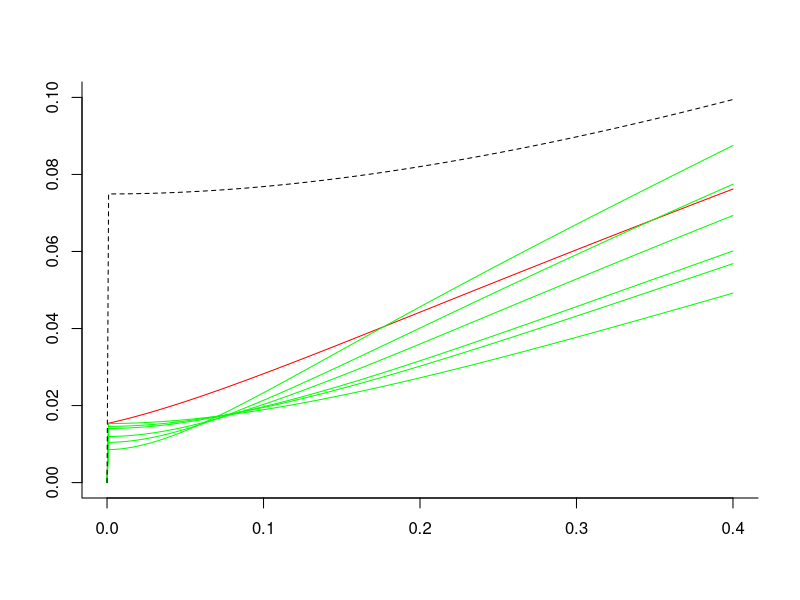

Source code (R):
#This is free, open-source software under the (lenient) GNU GPLv3. It comes with no warranty. 
#It was written by Dae Woong Ham between Sept. 2016 and May 2017. Some quality control by Rainer Sachs May-August 2017.
#It concerns synergy analysis of WGE simple chromosome aberrations (CA) induced in 82-6 fibroblast cells by simulated GCR (Galactic Cosmic Radiation) mixed fields. It is an R version of parts of GCRfibroCA2GH.Rmd
#The script uses various mixture component IDERs (Individual Dose Effect Relations), including some in the following paper. 
#"16Cacao" = Cacao, Hada, Saganti, George and Cucinotta. "Relative Biological Effectiveness of HZE Particles for Chromosomal Exchanges and Other Surrogate Cancer Risk Endpoints." PLoS One 11(4): e0153998. (2016)],
#The libraries needed for this script
library(deSolve) # package for solving differential equations
library(minpack.lm) # package for non-linear regression
rm(list=ls())

#Create dataframes that store the fibroblast WGE simple CA data used in 16Cacao 

Oxygen = data.frame(d = c(0, .0125, .02, .025, .05, .075, .1, .2, .4),CA = c(.24, 1.66, 2.43, 2.37, 1.16, 2.85, 2.58, 6.94, 6.91))# Some GCR components are high-speed Oxygen nuclei that are almost fully ionized. d=dose; CA are per hundred cells.

Si = data.frame(d = c(0, .02, .04, .06, .08, .1, .12, .2, .4, .8, 1.2), CA = c(.11, 1.26, 1.14, 1.58, 1.22, 1.89, 3.47, 4.6, 9.79, 27.01, 38.84))

Fe600 = data.frame(d = c(0, .01, .02, .04, .06, .08, .1, .12, .2, .4, .8), CA = c(.13, .76, .99, 1.2, 1.74, 1.28, 1.2, 1.7, 3.02, 5.52, 12.42)) #600 refers to the energy in MeV per atomic mass unit in this Iron beam

Fe450 = data.frame(d = c(0, .02, .04, .06, .08, .1, .2, .4), CA = c(0, .86, .6, .8, 1.22, 2.02, 2.3, 4.77))

Fe300 = data.frame(d = c(0, .005, .01,  0.02, .04, .07, .1, .2, .4, .8), CA = c(0.41, 1.23, 1.47, 1.22, .97, 1.46, 1.21, 4.38, 6.22, 13.6))

Ti = data.frame(d = c(0,  0.02, .04, .06, .08, .1, .15, .3, .6), CA = c(0, 1.99, 1.88, 1.44, 2.67, 2.57, 2.50, 5.64, 11.19))

param = data.frame(ion = c("O", "Si", "Ti", "Fe600", "Fe450", "Fe300"),
                   Z = c(8, 14, 22, 26, 26, 26), L = c(75, 100, 125, 175, 195, 240), #Z=atomic charge; L=LET
                   Z.b = c(595, 690, 770, 1075, 1245, 1585))#Z^2/beta*^2

#putting it in one big data frame
big_df = rbind(Oxygen, Si, Ti, Fe600, Fe450, Fe300)
big_df$Z = rep(param$Z, times = c(9, 11, 9, 11, 8, 10))
big_df$Z.b = rep(param$Z.b, times = c(9, 11, 9, 11, 8, 10))
big_df$L = rep(param$L, times = c(9, 11, 9, 11, 8, 10))
big_df$error = c(0.24, 0.63, 0.77, 0.75, 0.52, 0.82, 0.78, 1.31, 1.59, 0.12, 0.05, 0.07, 0.56, 0.18, 0.60, 1.23, 1.60, 1.55, 4.27, 7.21, 0, 0.70, 0.66, 0.59, 0.80, 0.78, 0.48, 1.15, 2.39, 0.16, 0.38, 0.24, 0.21, 0.02, 0.37, 0.54, 0.17, 0.55, 1.75, 2.59, 0, 0.43, 0.34, 0.40, 0.50, 0.64, 0.73, 1.09, 0.29, 0.55, 0.60, 0.55, 0.49, 0.60, 0.54, 1.03, 1.22, 3.62) #error bars for the CA measurements
big_df$ion = rep(param$ion, times = c(9, 11, 9, 11, 8, 10))

#Next modify the data frame to get rid of the zero dose points. Background CA frequency was determined seperately.
modified_df = big_df[big_df$d != 0, ]
modified_df$CA = modified_df$CA*0.01 
modified_df$error = modified_df$error*0.01
big_df$CA = big_df$CA * 0.01
big_df$error = big_df$error * 0.01
big_df$errorbar_lower = big_df$CA - big_df$error
big_df$errorbar_upper = big_df$CA + big_df$error

#NTE1 and NTE2 models in 16Cacao using their parameters. NTE is used in 16Cacao to signify that non-targeted effects are included in the model; Conventional targetted effects (TE) are included in all models.
#NTE1 function
NTE1_function = function(d, L, Z.b, eta0 = 0.00011, eta1 = 0.007, sig0 = 6.12, kap = 796) {
0.0017 + eta0*L*exp(-eta1*L)*(d != 0) + 
    (6.242*(d/L))*(sig0*(1-exp(-Z.b/kap))^2 + 0.041/6.24*L*(1 - (1-exp(-Z.b/kap))^2))
} 

#NTE2 function
NTE2_function = function(d, L, Z.b, eta0 = 0.00047, eta1 = 0.011, sig0 = 6.75, kap = 590) {
0.0017 + eta0*L*exp(-eta1*L)*exp(-(1012*(d/L)))*(d != 0) + 
    (6.242*(d/L))*(1-exp(-(1012*(d/L))))*
    (sig0*(1-exp(-Z.b/kap))^2 + 0.041/6.24*L*(1 - (1-exp(-Z.b/kap))^2))
}

#Our IDERs (Individual Dose Effect Relations). Applicable to the 1-ion components of a mixed simulated GCR beam 
#Modifying NTE1 and NTE2 by insisting they be twice continuously differentiable and monotonic increasing. Double check NTE1, NTE2, Our model
IDER = function(d, L, Z.b, eta0, eta1, sig0, kap) {
  P = (1-exp(-Z.b/kap))^2
  sig = sig0*P + 0.041/6.24*L*(1-P)
  eta = eta0*L*exp(-eta1*L)
 0.00071 + sig*6.24*d/L*(1-exp(-1024*d/L)) + eta*(1-exp(-10^5*d))  #0.00071 + sig*6.24*d/L*(1-exp(-1024*d/L)) + eta*(1-exp(-10^3*d))#don't use
} 

#nls (non-linear least square) method to get the parameters needed (4 parameter estimation)
IDER_model = nlsLM(CA ~ IDER(d, L, Z.b, eta0, eta1, sig0, kap), data = modified_df, start = list(eta0 = 0.001, eta1 = 0.01, sig0 = 5, kap = 500), 
weights = (1/(modified_df$error)^2))
coef(IDER_model)
#e.g. eta0 = 1.484687e-04, eta1 = 3.513927e-03, sig0 = 4.149660e+00, kap = 4.688287e+02
vcov(IDER_model)# variance-covariance matrix, needed later for analyzing 95% confidence limits in baseline no-synergy/no-antagonism MIXDER (Mixture dose effect relation)
summary(IDER_model, cor = TRUE) #model parameters and their correlation matrix

#R function to give Information criteria (AIC and BIC)
#L_function gives the residuals squared
L_function = function(func, eta0, eta1, sig0, kap) {
  a = vector(length = 0)
  for (i in 1:length(modified_df[, 1])) {
    a = c(a, modified_df$CA[i] - func(d = modified_df$d[i], L = modified_df$L[i], Z.b = modified_df$Z.b[i], eta0 = eta0, eta1 = eta1, sig0 = sig0, kap = kap))
  }
  return(a^2)
}
L_NTE1 = L_function(NTE1_function, eta0 = 0.00011, eta1 = 0.007, sig0 = 6.12, kap = 796)
L_NTE2 = L_function(NTE2_function, eta0 = 0.00047, eta1 = 0.011, sig0 = 6.75, kap = 590)
L_IDER = L_function(IDER, eta0 = 1.484687e-04, eta1 = 3.513927e-03, sig0 = 4.149660e+00, kap = 4.688287e+02)

#Since all models are weighted least square regression, will weight our model with our weights to get the WRSS (weighted residual squared sum)
WRSS_NTE1 = sum((1/modified_df$error^2)*L_NTE1)
WRSS_NTE2 = sum((1/modified_df$error^2)*L_NTE2)
WRSS_IDER = sum((1/modified_df$error^2)*L_IDER)

#functions for AIC and BIC calculation for Weighted Least Square regression
AIC_function = function(RSS, k = 4, n = length(modified_df[ , 1])) {
  n + n*log(2*pi) + n*log(RSS/n) + 2*(k+1)
}

BIC_function = function(n = length(modified_df[, 1]), k = 4, RSS) {
  n + n*log(2*pi) + n*log(RSS/n) + log(n)*(k+1)
}

NTE1_AIC = AIC_function(RSS = WRSS_NTE1)
NTE2_AIC = AIC_function(RSS = WRSS_NTE2)
IDER_AIC = AIC_function(RSS = WRSS_IDER)
NTE1_BIC = BIC_function(RSS = WRSS_NTE1)
NTE2_BIC = BIC_function(RSS = WRSS_NTE2)
IDER_BIC = BIC_function(RSS = WRSS_IDER)
information_critera_df = data.frame(AIC = c(NTE1_AIC, NTE2_AIC, IDER_AIC), BIC = c(NTE1_BIC, NTE2_BIC, IDER_BIC), row.names = c("NTE1 model", "NTE2 model", "IDER model"))
information_critera_df ## RKS runs well up to here. Lots of checks made 8/12/2017

# #Baseline no-synergy/no-antagonism MIXDER  based on any input
MIXDER_function = function(r, L, Z.b, d = seq(0, 0.2, by = 0.001), eta0 = 1.484687e-04, eta1 = 3.513927e-03, sig0 = 4.149660e+00, kap = 4.688287e+02) {
  dE=function(yini,State,Pars){
  eta0 = eta0; eta1 = eta1; sig0 = sig0; kap = kap
  with(as.list(c(State, Pars)), {
    P = vector(length = length(L))
    sig = vector(length = length(L))
    etaa = vector(length = length(L))
    u = vector(length = length(L))
    for (i in 1:length(L)) {
      P[i] = (1-exp(-Z.b[i]/kap))^2
      sig[i] = sig0*P[i] + 0.041/6.24*L[i]*(1-P[i])
      etaa[i] = eta0*L[i]*exp(-eta1*L[i])
      u[i] = uniroot(function(d) sig[i]*6.24*d/L[i]*(1-exp(-1024*d/L[i])) + etaa[i]*(1-exp(-10^5*d)) - I, lower = 0, upper = 1, extendInt = "yes", tol = 10^-10)$root
    }
    dI = vector(length = length(L))
    for (i in 1:length(L)) {
      dI[i] = r[i]*(sig[i]*6.24/L[i]*exp(-1024*u[i]/L[i])*(exp(1024*u[i]/L[i]) + 1024*u[i]/L[i] - 1) + etaa[i]*10^5*exp(-10^5*u[i]))
    }
    dI = sum(dI)
    return(list(c(dI)))
    })
  }
  pars = NULL; yini = c(I= 0); d = d
  out = ode(yini,times = d, dE, pars, method = "radau")
  return(out)
}

#Graphs for NTE1 and our IDER models: 12_ion figure
#When creating any sort of MIXDER figures we use this IDER now without the background effect then add the background effect at the end.
IDER = function(d, L, Z.b, eta0 = 1.484687e-04, eta1 = 3.513927e-03, sig0 = 4.149660e+00, kap = 4.688287e+02) {
  P = (1-exp(-Z.b/kap))^2
  sig = sig0*P + 0.041/6.24*L*(1-P)
  eta = eta0*L*exp(-eta1*L)
  sig*6.24*d/L*(1-exp(-1024*d/L)) + eta*(1-exp(-10^5*d))#sig*6.24*d/L*(1-exp(-1024*d/L)) + eta*(1-exp(-.5*10^3*d))#don't use
} 
r=rep(1/6,6);L = c(75, 100, 125, 175, 195, 240); Z.b = c(595, 690, 770, 1075, 1245, 1585);dose=seq(0,.4,by=0.001)
MX=MIXDER_function(r,L,Z.b,d=dose)#for this mixture can't go much above 0.6#
plot(MX[,1],MX[,2],type='l',bty='l',col='red',ann='F',ylim=c(0,.10))
for (ii in 1:length(L)){lines(dose,IDER (dose,L[ii],Z.b[ii]),col='green')}
#SEA
SEA=function(d){
 IDER(d/6,L[1],Z.b[1])+IDER(d/6,L[2],Z.b[2])+IDER(d/6,L[3],Z.b[3])+IDER(d/6,L[4],Z.b[4])+IDER(d/6,L[5],Z.b[5])+IDER(d/6,L[6],Z.b[6])
}
lines(dose,SEA(dose),lty=2)
#lines(dose,sum(SEA))
#Comparing the NTE1 model in 16Cacao with our NASA SNTE model

#Use these dose points to generate the curves necessary. Had to include a lot more dose points at lower doses where it is very sensitive to change
# d_O = c(0, 1e-6*(1:9), 1e-5*(1:9), 1e-4*(1:9), 1e-3*(1:9), 1e-2*(1:9), 0.01*(10:40))
# d_1 = c(0, 1e-6*(1:9), 1e-5*(1:9), 1e-4*(1:9), 1e-3*(1:9), 1e-2*(1:9), 0.01*(10:15))
# d_2 = c(0, 1e-6*(1:9), 1e-5*(1:9), 1e-4*(1:9), 1e-3*(1:300))
# plot(c(0,.3),c(0,0.04), bty='l', ann='F')
# lines(d_2,IDER(d_2,240,1585), bty='l', ann='F')
# #setEPS()
# postscript("NTE1_model test.eps", width = 5, height = 7)
# par(mfrow=c(2,1))
# 
# plot(x = big_df$d[1:9]*100, y = big_df$CA[1:9]*100, main = "Oxygen", ylim = c(0, 10),pch=19, ylab = "CA", xlab = "Dose (cGy)")
# arrows(big_df$d[1:9]*100, big_df$errorbar_lower[1:9]*100, big_df$d[1:9]*100, big_df$errorbar_upper[1:9]*100, length=0.02, angle=90, code=3)
# lines(x = d_O*100, y = 100*(0.00071 + IDER(d = d_O, L = 75, Z.b = 595)), col = "red")
# lines(x = d_O*100, y = 100 * NTE1_function(d = d_O, L= 75, Z.b = 595), col = "blue", lty = 2)
# 
# plot(x = big_df$d[1:7]*100, y = big_df$CA[1:7]*100, main = "Oxygen",pch=19, ylab = "CA", xlab = "Dose (cGy)", ylim = c(0, 4), xlim = c(0, 15))
# arrows(big_df$d[1:7]*100, big_df$errorbar_lower[1:7]*100, big_df$d[1:7]*100, big_df$errorbar_upper[1:7]*100, length=0.02, angle=90, code=3)
# lines(x = d_1*100, y = 100*(0.00071 + IDER(d = d_1, L = 75, Z.b = 595)), col = "red")
# lines(x = d_1*100, y = 100 * NTE1_function(d = d_1, L= 75, Z.b = 595), col = "blue", lty = 2)
# 
# dev.off()
